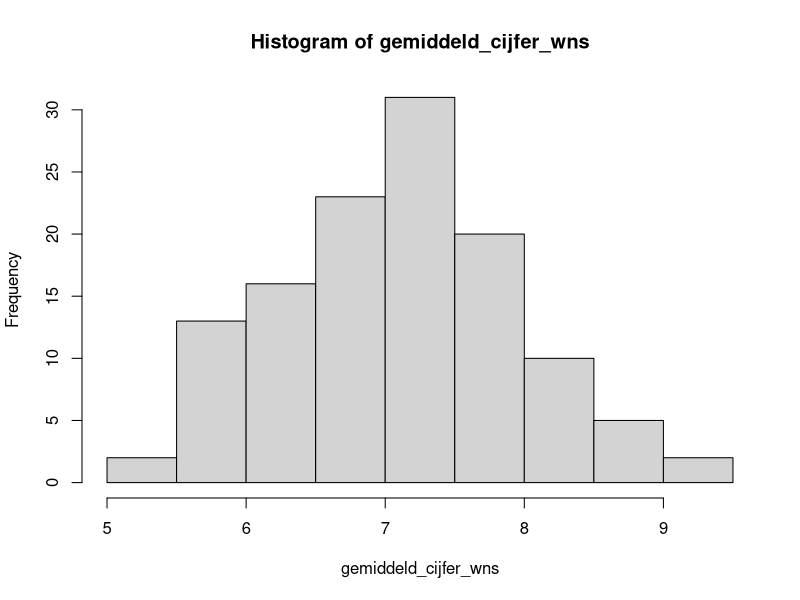

This figure's R source:
## ---- chunk 1
knitr::opts_chunk$set(echo = TRUE)
#opties voor themes: spacelab, readable, united, yeti
## ---- chunk 2
## inladen packages

## aanmaken dummydata
set.seed(1)

decimalen_wiskunde <- rnorm(160, 7.0, 2.6)
Wiskunde_eindcijfer <- round(decimalen_wiskunde, 1)[decimalen_wiskunde <= 10 & decimalen_wiskunde >= 4.5]

decimalen_scheikunde <- rnorm(160, 6.7, 2.2)
scheikunde_eindcijfer <- round(decimalen_scheikunde, 1)[decimalen_scheikunde <= 10 & decimalen_scheikunde >= 4.5]

decimalen_natuurkunde <- rnorm(160, 6.9, 2.4)
natuurkunde_eindcijfer <- round(decimalen_natuurkunde, 1)[decimalen_natuurkunde <= 10 & decimalen_natuurkunde >= 4.5]

wns_eindcijfers <- cbind(Wiskunde_eindcijfer, scheikunde_eindcijfer, natuurkunde_eindcijfer)

gemiddeld_cijfer_wns <- apply(wns_eindcijfers, 1, mean)

gemiddeld_cijfer_wns_n30 <- sample(gemiddeld_cijfer_wns, 30)
## ---- chunk 3
summary(gemiddeld_cijfer_wns)
sd(gemiddeld_cijfer_wns)
hist(gemiddeld_cijfer_wns)
## ---- chunk 4

#lillie.test (gemiddeld_cijfer_wns)
## ---- chunk 5
shapiro.test(gemiddeld_cijfer_wns_n30)
## ---- chunk 6
t.test(gemiddeld_cijfer_wns, mu = 6.8) 
